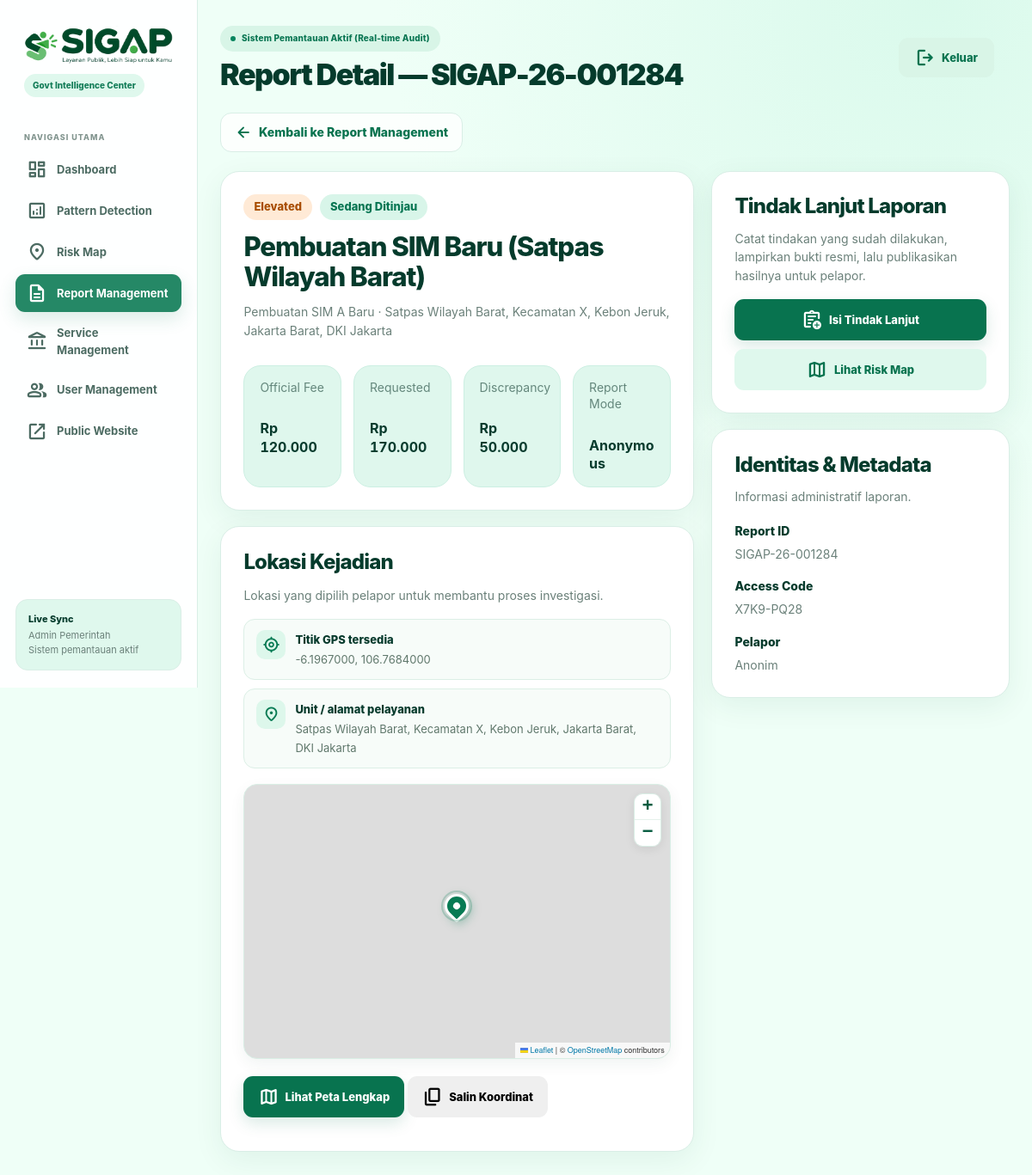
The app's page /admin/report_detail.php?id=1 (signed in) with its own data.
### tables this page shows
CREATE TABLE reports (
    id BIGINT UNSIGNED AUTO_INCREMENT PRIMARY KEY,
    report_code VARCHAR(40) NOT NULL UNIQUE,
    access_code VARCHAR(40) NULL,
    user_id INT UNSIGNED NULL,
    service_id INT UNSIGNED NULL,
    location_id INT UNSIGNED NULL,
    report_mode ENUM('anonymous','account') NOT NULL DEFAULT 'anonymous',
    incident_type ENUM('additional_fee','no_receipt','delay','broker','other') NOT NULL DEFAULT 'other',
    title VARCHAR(200) NOT NULL,
    chronology TEXT NOT NULL,
    requested_amount DECIMAL(15,2) NULL,
    official_amount DECIMAL(15,2) NULL,
    discrepancy_amount DECIMAL(15,2) NULL,
    incident_at DATETIME NULL,
    risk_level ENUM('low','moderate','elevated','high') NOT NULL DEFAULT 'moderate',
    status ENUM('new','pending_review','under_review','follow_up','resolved','rejected') NOT NULL DEFAULT 'new',
    assigned_to INT UNSIGNED NULL,
    latitude DECIMAL(10,7) NULL,
    longitude DECIMAL(10,7) NULL,
    is_anonymous TINYINT(1) NOT NULL DEFAULT 1,
    created_at TIMESTAMP DEFAULT CURRENT_TIMESTAMP,
    updated_at TIMESTAMP DEFAULT CURRENT_TIMESTAMP ON UPDATE CURRENT_TIMESTAMP,
    FOREIGN KEY(user_id) REFERENCES users(id) ON UPDATE CASCADE ON DELETE SET NULL,
    FOREIGN KEY(service_id) REFERENCES public_services(id) ON UPDATE CASCADE ON DELETE SET NULL,
    FOREIGN KEY(location_id) REFERENCES locations(id) ON UPDATE CASCADE ON DELETE SET NULL,
    FOREIGN KEY(assigned_to) REFERENCES users(id) ON UPDATE CASCADE ON DELETE SET NULL,
    INDEX idx_report_status(status),
    INDEX idx_report_risk(risk_level),
    INDEX idx_report_service(service_id),
    INDEX idx_report_location(location_id),
    INDEX idx_report_created(created_at)
);

CREATE TABLE public_services (
    id INT UNSIGNED AUTO_INCREMENT PRIMARY KEY,
    category_id INT UNSIGNED NOT NULL,
    name VARCHAR(180) NOT NULL,
    institution VARCHAR(180) NULL,
    official_fee DECIMAL(15,2) NOT NULL DEFAULT 0,
    regulation VARCHAR(255) NULL,
    duration_minutes INT UNSIGNED NULL,
    description TEXT NULL,
    requirements TEXT NULL,
    procedure_text TEXT NULL,
    status ENUM('active','inactive') NOT NULL DEFAULT 'active',
    created_at TIMESTAMP DEFAULT CURRENT_TIMESTAMP,
    updated_at TIMESTAMP DEFAULT CURRENT_TIMESTAMP ON UPDATE CURRENT_TIMESTAMP,
    FOREIGN KEY(category_id) REFERENCES service_categories(id) ON UPDATE CASCADE ON DELETE RESTRICT,
    INDEX idx_service_status(status),
    INDEX idx_service_category(category_id)
);

CREATE TABLE locations (
    id INT UNSIGNED AUTO_INCREMENT PRIMARY KEY,
    province VARCHAR(100) NOT NULL,
    city VARCHAR(100) NULL,
    district VARCHAR(100) NULL,
    subdistrict VARCHAR(100) NULL,
    address TEXT NULL,
    latitude DECIMAL(10,7) NULL,
    longitude DECIMAL(10,7) NULL,
    created_at TIMESTAMP DEFAULT CURRENT_TIMESTAMP
);

### config/helpers.php (called while the page is built, shortened)
<?php
function e($value): string
{
    return htmlspecialchars(
        (string) ($value ?? ''),
        ENT_QUOTES,
        'UTF-8'
    );
}
function rupiah($amount): string
{
    return 'Rp ' . number_format((float) $amount, 0, ',', '.');
}

### public/admin/report_detail.php (the view, shortened to what this page needs)
<?php
require_once __DIR__ . '/../../config/database.php';
require_once __DIR__ . '/../../config/helpers.php';
require_once __DIR__ . '/_layout.php';
$id = (int) ($_GET['id'] ?? 0);
$stmt = $pdo->prepare("
    SELECT
        r.*,
        ps.name AS service_name,
        ps.official_fee AS service_official_fee,
        l.province,
        l.city,
        l.district,
        l.subdistrict,
        l.address AS location_address,
        l.latitude AS location_latitude,
        l.longitude AS location_longitude
    FROM reports r
    LEFT JOIN public_services ps ON ps.id = r.service_id
    LEFT JOIN locations l ON l.id = r.location_id
    WHERE r.id = ?
    LIMIT 1
");
$stmt->execute([$id]);
$report = $stmt->fetch(PDO::FETCH_ASSOC);
$reportId = $report['report_code'] ?? $report['report_id'] ?? ('SIGAP-' . $report['id']);
$serviceName = $report['service_name'] ?? 'Layanan tidak diketahui';
$locationParts = array_filter([
    trim((string) ($report['location_address'] ?? '')),
    trim((string) ($report['subdistrict'] ?? '')),
    trim((string) ($report['district'] ?? '')),
    trim((string) ($report['city'] ?? '')),
    trim((string) ($report['province'] ?? '')),
], static fn($part) => $part !== '');
$locationName = implode(', ', array_unique($locationParts));
$latitude = is_numeric($report['location_latitude'] ?? null) ? (float) $report['location_latitude'] : null;
$longitude = is_numeric($report['location_longitude'] ?? null) ? (float) $report['location_longitude'] : null;
$hasCoordinates = $latitude !== null && $longitude !== null
    && $latitude >= -90 && $latitude <= 90
    && $longitude >= -180 && $longitude <= 180;
$riskLevel = ucfirst(strtolower(trim((string) ($report['risk_level'] ?? 'Unclassified'))));
$riskClassMap = [
    'low' => 'report-detail-risk-low',
    'moderate' => 'report-detail-risk-moderate',
    'elevated' => 'report-detail-risk-elevated',
    'high' => 'report-detail-risk-high',
];
$riskClass = $riskClassMap[strtolower(trim($riskLevel))] ?? 'report-detail-risk-unknown';
$status = (string) ($report['status'] ?? 'new');
$statusLabels = [
    'new' => 'Laporan Baru',
    'pending_review' => 'Menunggu Review',
    'under_review' => 'Sedang Ditinjau',
    'follow_up' => 'Sedang Ditindaklanjuti',
    'awaiting_admin_verification' => 'Menunggu Verifikasi Admin',
    'awaiting_reporter_confirmation' => 'Menunggu Konfirmasi Pelapor',
    'reporter_disputed' => 'Keberatan Pelapor',
    'resolved' => 'Selesai',
    'closed_no_response' => 'Ditutup — Tanpa Konfirmasi',
    'rejected' => 'Ditolak',
];
$statusLabel = $statusLabels[$status] ?? ucwords(str_replace('_', ' ', $status));
$officialFee = (float) ($report['official_fee'] ?? $report['service_official_fee'] ?? $report['official_amount'] ?? 0);
$requestedAmount = (float) ($report['requested_amount'] ?? 0);
$discrepancy = (float) ($report['discrepancy_amount'] ?? max(0, $requestedAmount - $officialFee));
$reportMode = !empty($report['is_anonymous']) ? 'Anonymous' : 'Identified';
$accessCode = $report['access_code'] ?? '';
?>
<div class="report-detail-page">
    <header class="report-detail-heading">
        <div class="report-detail-back-row">
            <a class="report-detail-back" href="/admin/reports.php">
                <span class="material-symbols-rounded" aria-hidden="true">arrow_back</span>
                <span>Kembali ke Report Management</span>
            </a>
        </div>
    </header>
    <div class="report-detail-layout">
        <main class="report-detail-main">
            <section class="card report-summary-card">
                <div class="report-detail-status-line">
                    <span class="report-detail-risk-badge <?= e($riskClass) ?>"><?= e($riskLevel) ?></span>
                    <span class="report-detail-status-badge"><?= e($statusLabel) ?></span>
                </div>
                <h2><?= e($report['title'] ?? $report['subject'] ?? 'Laporan masyarakat') ?></h2>
                <p class="report-detail-subtitle">
                    <?= e($serviceName) ?>
                    <?php if ($locationName !== ''): ?>
                        · <?= e($locationName) ?>
                    <?php endif; ?>
                </p>
                <div class="report-detail-fee-grid">
                    <div class="report-detail-fee">
                        <small>Official Fee</small>
                        <strong><?= rupiah($officialFee) ?></strong>
                    </div>
                    <div class="report-detail-fee">
                        <small>Requested</small>
                        <strong><?= rupiah($requestedAmount) ?></strong>
                    </div>
                    <div class="report-detail-fee">
                        <small>Discrepancy</small>
                        <strong><?= rupiah($discrepancy) ?></strong>
                    </div>
                    <div class="report-detail-fee">
                        <small>Report Mode</small>
                        <strong><?= e($reportMode) ?></strong>
                    </div>
                </div>
            </section>
            <section class="card report-info-card report-location-card">
                <div class="report-location-heading">
                    <div>
                        <h2 class="report-detail-section-title">Lokasi Kejadian</h2>
                        <p class="muted">Lokasi yang dipilih pelapor untuk membantu proses investigasi.</p>
                    </div>
                </div>
                <div class="report-location-meta-list">
                    <div class="report-location-meta-item">
                        <span class="report-location-icon material-symbols-rounded" aria-hidden="true">my_location</span>
                        <div><strong><?= $hasCoordinates ? 'Titik GPS tersedia' : 'Titik GPS belum tersedia' ?></strong>
                        <small><?= $hasCoordinates ? e(number_format($latitude, 7, '.', '') . ', ' . number_format($longitude, 7, '.', '')) : 'Koordinat belum tersimpan pada laporan ini.' ?></small></div>
                    </div>
                    <div class="report-location-meta-item">
                        <span class="report-location-icon material-symbols-rounded" aria-hidden="true">location_on</span>
                        <div><strong>Unit / alamat pelayanan</strong><small><?= e($locationName !== '' ? $locationName : 'Alamat lokasi belum tersedia.') ?></small></div>
                    </div>
                </div>
                <?php if ($hasCoordinates): ?>
                    <div id="report-location-map" class="report-location-map" role="application" aria-label="Peta lokasi kejadian"></div>
                    <div class="report-location-actions">
                        <a class="btn btn-primary" href="https://www.openstreetmap.org/?mlat=<?= rawurlencode((string) $latitude) ?>&amp;mlon=<?= rawurlencode((string) $longitude) ?>#map=18/<?= rawurlencode((string) $latitude) ?>/<?= rawurlencode((string) $longitude) ?>" target="_blank" rel="noopener noreferrer">
                            <span class="material-symbols-rounded" aria-hidden="true">map</span> Lihat Peta Lengkap
                        </a>
                        <button class="btn report-location-copy" type="button" id="copy-report-coordinates" data-coordinates="<?= e(number_format($latitude, 7, '.', '') . ', ' . number_format($longitude, 7, '.', '')) ?>">
                            <span class="material-symbols-rounded" aria-hidden="true">content_copy</span> Salin Koordinat
                        </button>
                    </div>
                <?php endif; ?>
            </section>
        </main>
        <aside class="report-detail-side">
            <section class="card report-info-card">
                <h2 class="report-detail-section-title">Tindak Lanjut Laporan</h2>
                <p class="muted">Catat tindakan yang sudah dilakukan, lampirkan bukti resmi, lalu publikasikan hasilnya untuk pelapor.</p>
                <div class="report-detail-action-stack">
                    <a class="btn btn-primary" href="/admin/report_follow_up.php?id=<?= (int) $report['id'] ?>">
                        <span class="material-symbols-rounded" aria-hidden="true">assignment_add</span>
                        Isi Tindak Lanjut
                    </a>
                    <a class="btn report-detail-map-action" href="/admin/risk_map.php">
                        <span class="material-symbols-rounded" aria-hidden="true">map</span>
                        Lihat Risk Map
                    </a>
                </div>
            </section>
            <section class="card report-info-card">
                <h2 class="report-detail-section-title">Identitas &amp; Metadata</h2>
                <p class="muted">Informasi administratif laporan.</p>
                <dl class="report-detail-info-list">
                    <div class="report-detail-info-item">
                        <dt>Report ID</dt>
                        <dd><?= e($reportId) ?></dd>
                    </div>
                    <div class="report-detail-info-item">
                        <dt>Access Code</dt>
                        <dd><?= e($accessCode !== '' ? $accessCode : '—') ?></dd>
                    </div>
                    <div class="report-detail-info-item">
                        <dt>Pelapor</dt>
                        <dd><?= e($reportMode === 'Anonymous' ? 'Anonim' : ($report['reporter_name'] ?? 'Teridentifikasi')) ?></dd>
                    </div>
                </dl>
            </section>
        </aside>
    </div>
</div>
<?php if ($hasCoordinates): ?>
<link rel="stylesheet" href="https://unpkg.com/leaflet@1.9.4/dist/leaflet.css">
<?php endif; ?>

### public/assets/css/style.css (style rules this page uses)
:root { --green-950: #053b2c; --green-900: #075b41; --green-850: #0a6a4b; --green-800: #08734f; --green-700: #147d59; --green-600: #258866; --mint-0: #f5fffa; --mint: #effff7; --mint-2: #dff8ed; --mint-3: #d2f5e4; --mint-4: #c3efdc; --text: #092d23; --muted: #6b817a; --muted-2: #82958f; --white: #fff; --line: #d9eee6; --line-strong: #c7e5d9; --amber: #e4a22e; --red: #cf3c3c; --shadow: 0 10px 34px rgba(16, 80, 58, .07); --shadow-hover: 0 18px 42px rgba(16, 80, 58, .12); --radius-sm: 10px; --radius-md: 14px; --radius-lg: 18px; --radius-xl: 24px; --ease: cubic-bezier(.22, .61, .36, 1); }
* { box-sizing: border-box; }
html { scroll-behavior: smooth; }
body { margin: 0; background: var(--mint); color: var(--text); font-family: Inter, ui-sans-serif, system-ui, -apple-system, "Segoe UI", Roboto, Arial, sans-serif; font-size: 14px; line-height: 1.55; -webkit-font-smoothing: antialiased; }
body::before { content: ""; position: fixed; inset: 0; pointer-events: none; background: radial-gradient(circle at 8% 0%, rgba(190, 244, 220, .28), transparent 28%), radial-gradient(circle at 95% 12%, rgba(205, 247, 228, .20), transparent 25%); z-index: -1; }
a { color: inherit; text-decoration: none; transition: color .18s var(--ease); }
button, input, select, textarea { font: inherit; }
button { cursor: pointer; }
h1, h2, h3, h4 { color: var(--text); font-weight: 850; letter-spacing: -.035em; line-height: 1.16; }
h2 { font-size: 26px; margin: 0 0 12px; }
p { margin: 0 0 12px; }
small { font-size: 11px; color: var(--muted); }
.muted { color: var(--muted); }
.btn, .card, .notice, .public-nav a, .side-nav a, .input, .select, .searchbar { transition: transform .2s var(--ease), box-shadow .2s var(--ease), border-color .2s var(--ease), background-color .2s var(--ease), color .2s var(--ease); }
.btn { display: inline-flex; align-items: center; justify-content: center; gap: 7px; border: 1px solid transparent; border-radius: 11px; padding: 11px 16px; font-weight: 800; font-size: 13px; cursor: pointer; box-shadow: none; }
.btn-primary { background: var(--green-800); color: #fff; box-shadow: 0 7px 18px rgba(8, 115, 79, .15); }
.card { background: rgba(255, 255, 255, .96); border: 1px solid var(--line); border-radius: var(--radius-lg); padding: 22px; box-shadow: var(--shadow); }
.card h2, .card h3 { margin-top: 0; }
.reveal { opacity: 0; transform: translateY(8px); transition: opacity .45s var(--ease), transform .45s var(--ease), box-shadow .2s var(--ease), border-color .2s var(--ease); }
.reveal.is-visible { opacity: 1; transform: none; }
.admin-layout .material-symbols-rounded { font-family: "Material Symbols Rounded"; font-weight: normal; font-style: normal; line-height: 1; letter-spacing: normal; text-transform: none; white-space: nowrap; word-wrap: normal; direction: ltr; -webkit-font-feature-settings: "liga"; -webkit-font-smoothing: antialiased; font-feature-settings: "liga"; font-variation-settings: "FILL" 0, "wght" 500, "GRAD" 0, "opsz" 24; }
.report-detail-page { width: 100%; }
.report-detail-heading { display: flex; align-items: flex-end; justify-content: space-between; gap: 24px; margin-bottom: 24px; }
.report-detail-main, .report-detail-sidebar { min-width: 0; }
.report-summary-card { overflow: hidden; }

### records on screen
reports: risk_level "Elevated", status "Sedang Ditinjau", title "Pembuatan SIM Baru (Satpas Wilayah Barat)", service.name "Pembuatan SIM A Baru", service.official_fee "Rp 120.000", requested_amount "Rp 170.000", discrepancy_amount "Rp 50.000", is_anonymous "Anonymous", location.longitude "-6.1967000, 106.7684000", report_code "SIGAP-26-001284", access_code "X7K9-PQ28", is_anonymous "Anonim"

### other values on screen
$title "Report Detail — SIGAP-26-001284"
$locationName "Satpas Wilayah Barat, Kecamatan X, Kebon Jeruk, Jakarta Barat, DKI Jakarta"
$locationName !== '' ? $locationName : 'Alamat lokasi belum tersedia.' "Satpas Wilayah Barat, Kecamatan X, Kebon Jeruk, Jakarta Barat, DKI Jakarta"
